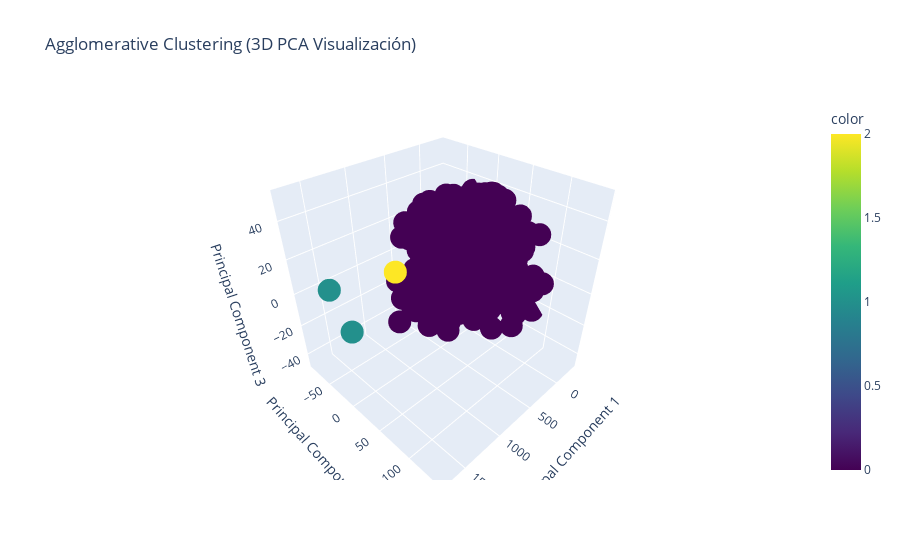

Here is the notebook cell this chart was saved with:
### Markdown cell above
#### Modelo con linkage = 'single', 3 clusters

### Code cell
ac_s = AgglomerativeClustering(n_clusters = 3, linkage = 'single') 
labels_s = ac_s.fit_predict(X_pca)

# Visualización en 3D con plotly
fig = px.scatter_3d(
    X_pca, x='P1', y='P2', z='P3', 
    color=labels_s, 
    title='Agglomerative Clustering (3D PCA Visualización)',
    labels={'P1': 'Principal Component 1', 'P2': 'Principal Component 2', 'P3': 'Principal Component 3'},
    color_continuous_scale='Viridis'
)
fig.show()

# Evaluación del Modelo
sil_score = silhouette_score(X_pca, labels_s)
davies_bouldin = davies_bouldin_score(X_pca, labels_s)
print(f'Silhouette Score: {sil_score}')
print(f'Davies-Bouldin Score: {davies_bouldin}')

### Figure 1 — Plotly figure (JSON) as saved in the notebook; plotly's stock layout.template omitted (floating-point values rounded to 4 significant figures; data arrays with more than 128 entries replaced by an {"elided": "..."} marker saying what was removed)
{"data": [{"hovertemplate": "Principal Component 1=%{x}<br>Principal Component 2=%{y}<br>Principal Component 3=%{z}<br>color=%{marker.color}<extra></extra>", "legendgroup": "", "marker": {"color": {"elided": "849 int values"}, "coloraxis": "coloraxis", "symbol": "circle"}, "mode": "markers", "name": "", "scene": "scene", "showlegend": false, "type": "scatter3d", "x": {"elided": "849 float values"}, "y": {"elided": "849 float values"}, "z": {"elided": "849 float values"}}], "layout": {"coloraxis": {"colorbar": {"title": {"text": "color"}}, "colorscale": [[0, "#440154"], [0.1111, "#482878"], [0.2222, "#3e4989"], [0.3333, "#31688e"], [0.4444, "#26828e"], [0.5556, "#1f9e89"], [0.6667, "#35b779"], [0.7778, "#6ece58"], [0.8889, "#b5de2b"], [1, "#fde725"]]}, "legend": {"tracegroupgap": 0}, "scene": {"domain": {"x": [0, 1], "y": [0, 1]}, "xaxis": {"title": {"text": "Principal Component 1"}}, "yaxis": {"title": {"text": "Principal Component 2"}}, "zaxis": {"title": {"text": "Principal Component 3"}}}, "title": {"text": "Agglomerative Clustering (3D PCA Visualización)"}}}
